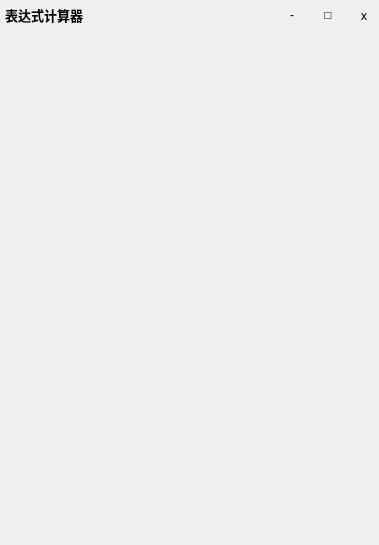
<?xml version="1.0" encoding="UTF-8"?>
<ui version="4.0">
 <class>MainWindow</class>
 <widget class="QMainWindow" name="MainWindow">
  <property name="geometry">
   <rect>
    <x>0</x>
    <y>0</y>
    <width>379</width>
    <height>545</height>
   </rect>
  </property>
  <property name="mouseTracking">
   <bool>true</bool>
  </property>
  <property name="focusPolicy">
   <enum>Qt::ClickFocus</enum>
  </property>
  <property name="windowTitle">
   <string>MainWindow</string>
  </property>
  <property name="styleSheet">
   <string notr="true"/>
  </property>
  <widget class="QWidget" name="centralwidget">
   <property name="mouseTracking">
    <bool>true</bool>
   </property>
   <property name="styleSheet">
    <string notr="true"/>
   </property>
   <layout class="QVBoxLayout" name="verticalLayout">
    <property name="leftMargin">
     <number>0</number>
    </property>
    <property name="topMargin">
     <number>0</number>
    </property>
    <property name="rightMargin">
     <number>0</number>
    </property>
    <property name="bottomMargin">
     <number>0</number>
    </property>
    <item>
     <widget class="QWidget" name="TitleBar" native="true">
      <property name="enabled">
       <bool>true</bool>
      </property>
      <property name="sizePolicy">
       <sizepolicy hsizetype="Preferred" vsizetype="Fixed">
        <horstretch>0</horstretch>
        <verstretch>0</verstretch>
       </sizepolicy>
      </property>
      <property name="minimumSize">
       <size>
        <width>335</width>
        <height>30</height>
       </size>
      </property>
      <property name="baseSize">
       <size>
        <width>0</width>
        <height>0</height>
       </size>
      </property>
      <property name="mouseTracking">
       <bool>true</bool>
      </property>
      <property name="styleSheet">
       <string notr="true">background-color: rgba(250, 250, 250,0);
border:0px solid white;</string>
      </property>
      <layout class="QVBoxLayout" name="verticalLayout_2">
       <property name="leftMargin">
        <number>0</number>
       </property>
       <property name="topMargin">
        <number>0</number>
       </property>
       <property name="rightMargin">
        <number>0</number>
       </property>
       <property name="bottomMargin">
        <number>0</number>
       </property>
       <item>
        <layout class="QHBoxLayout" name="TitleBarHLayout">
         <property name="leftMargin">
          <number>5</number>
         </property>
         <item>
          <widget class="QLabel" name="title">
           <property name="font">
            <font>
             <family>微软雅黑</family>
             <pointsize>10</pointsize>
             <weight>75</weight>
             <bold>true</bold>
             <kerning>true</kerning>
            </font>
           </property>
           <property name="text">
            <string>表达式计算器</string>
           </property>
           <property name="textFormat">
            <enum>Qt::AutoText</enum>
           </property>
          </widget>
         </item>
         <item>
          <spacer name="TitleSpacer">
           <property name="orientation">
            <enum>Qt::Horizontal</enum>
           </property>
           <property name="sizeHint" stdset="0">
            <size>
             <width>40</width>
             <height>20</height>
            </size>
           </property>
          </spacer>
         </item>
         <item>
          <widget class="QPushButton" name="minimum">
           <property name="minimumSize">
            <size>
             <width>30</width>
             <height>30</height>
            </size>
           </property>
           <property name="maximumSize">
            <size>
             <width>30</width>
             <height>16777215</height>
            </size>
           </property>
           <property name="focusPolicy">
            <enum>Qt::NoFocus</enum>
           </property>
           <property name="styleSheet">
            <string notr="true">QPushButton
{
	background-color: rgba(255, 255, 255,0);
}
QPushButton:hover
{
    background-color: rgba(180, 180,180,255);
}
QPushButton:pressed
{
  background-color: rgba(127, 127,127,255);
}</string>
           </property>
           <property name="text">
            <string>-</string>
           </property>
           <property name="flat">
            <bool>true</bool>
           </property>
          </widget>
         </item>
         <item>
          <widget class="QPushButton" name="maximum">
           <property name="sizePolicy">
            <sizepolicy hsizetype="Minimum" vsizetype="Fixed">
             <horstretch>0</horstretch>
             <verstretch>0</verstretch>
            </sizepolicy>
           </property>
           <property name="minimumSize">
            <size>
             <width>30</width>
             <height>30</height>
            </size>
           </property>
           <property name="maximumSize">
            <size>
             <width>30</width>
             <height>16777215</height>
            </size>
           </property>
           <property name="focusPolicy">
            <enum>Qt::NoFocus</enum>
           </property>
           <property name="styleSheet">
            <string notr="true">QPushButton
{
	background-color: rgba(255, 255, 255,0);
}
QPushButton:hover
{
    background-color: rgba(180, 180,180,255);
}
QPushButton:pressed
{
  background-color: rgba(127, 127,127,255);
}</string>
           </property>
           <property name="text">
            <string>□</string>
           </property>
           <property name="flat">
            <bool>true</bool>
           </property>
          </widget>
         </item>
         <item>
          <widget class="QPushButton" name="shutdown">
           <property name="sizePolicy">
            <sizepolicy hsizetype="Minimum" vsizetype="Maximum">
             <horstretch>0</horstretch>
             <verstretch>0</verstretch>
            </sizepolicy>
           </property>
           <property name="minimumSize">
            <size>
             <width>30</width>
             <height>30</height>
            </size>
           </property>
           <property name="maximumSize">
            <size>
             <width>30</width>
             <height>16777215</height>
            </size>
           </property>
           <property name="font">
            <font>
             <family>Arita Sans</family>
             <kerning>true</kerning>
            </font>
           </property>
           <property name="focusPolicy">
            <enum>Qt::NoFocus</enum>
           </property>
           <property name="autoFillBackground">
            <bool>false</bool>
           </property>
           <property name="styleSheet">
            <string notr="true">QPushButton
{
	background-color: rgba(255, 255, 255,0);
}
QPushButton:hover
{
    background-color: rgba(255, 0,0,255);
}
QPushButton:pressed
{
  background-color: rgba(255, 0,0,100);
}

</string>
           </property>
           <property name="text">
            <string>x</string>
           </property>
           <property name="iconSize">
            <size>
             <width>16</width>
             <height>16</height>
            </size>
           </property>
           <property name="default">
            <bool>false</bool>
           </property>
           <property name="flat">
            <bool>true</bool>
           </property>
          </widget>
         </item>
        </layout>
       </item>
      </layout>
     </widget>
    </item>
    <item>
     <widget class="QWidget" name="MainWidget" native="true">
      <property name="mouseTracking">
       <bool>true</bool>
      </property>
      <property name="styleSheet">
       <string notr="true">background-color: rgba(250, 250, 250,0);
border:0px solid white;</string>
      </property>
      <layout class="QVBoxLayout" name="verticalLayout_5">
       <property name="leftMargin">
        <number>5</number>
       </property>
       <property name="topMargin">
        <number>5</number>
       </property>
       <property name="rightMargin">
        <number>5</number>
       </property>
       <property name="bottomMargin">
        <number>5</number>
       </property>
       <item>
        <widget class="QWidget" name="FunctionBar" native="true">
         <property name="minimumSize">
          <size>
           <width>0</width>
           <height>30</height>
          </size>
         </property>
         <property name="maximumSize">
          <size>
           <width>16777215</width>
           <height>30</height>
          </size>
         </property>
         <property name="mouseTracking">
          <bool>true</bool>
         </property>
         <property name="styleSheet">
          <string notr="true">background-color: rgba(250, 250, 250,0);</string>
         </property>
         <layout class="QHBoxLayout" name="horizontalLayout_4">
          <property name="spacing">
           <number>0</number>
          </property>
          <property name="leftMargin">
           <number>0</number>
          </property>
          <property name="topMargin">
           <number>0</number>
          </property>
          <property name="rightMargin">
           <number>0</number>
          </property>
          <property name="bottomMargin">
           <number>0</number>
          </property>
          <item>
           <layout class="QHBoxLayout" name="FunctionBarLayout">
            <property name="leftMargin">
             <number>10</number>
            </property>
            <item>
             <widget class="QPushButton" name="modeSwitchButton">
              <property name="sizePolicy">
               <sizepolicy hsizetype="Fixed" vsizetype="Fixed">
                <horstretch>0</horstretch>
                <verstretch>0</verstretch>
               </sizepolicy>
              </property>
              <property name="minimumSize">
               <size>
                <width>30</width>
                <height>30</height>
               </size>
              </property>
              <property name="maximumSize">
               <size>
                <width>30</width>
                <height>30</height>
               </size>
              </property>
              <property name="sizeIncrement">
               <size>
                <width>0</width>
                <height>0</height>
               </size>
              </property>
              <property name="styleSheet">
               <string notr="true">/*QPushButton{
border-image: url(:/new/prefix/Options.png);
}

QPushButton:hover{border-image: url(:/new/prefix/Options.png);
}
QPushButton:pressed{border-image: url(:/new/prefix/Options.png);}*/</string>
              </property>
              <property name="text">
               <string/>
              </property>
              <property name="icon">
               <iconset>
                <normalon>:/new/prefix/Options.png</normalon>
               </iconset>
              </property>
             </widget>
            </item>
            <item>
             <widget class="QLabel" name="LabelForExpand">
              <property name="font">
               <font>
                <family>等线</family>
                <pointsize>19</pointsize>
                <weight>75</weight>
                <bold>true</bold>
                <stylestrategy>PreferAntialias</stylestrategy>
               </font>
              </property>
              <property name="text">
               <string/>
              </property>
             </widget>
            </item>
            <item>
             <spacer name="MenuSpacerLeft">
              <property name="orientation">
               <enum>Qt::Horizontal</enum>
              </property>
              <property name="sizeHint" stdset="0">
               <size>
                <width>40</width>
                <height>20</height>
               </size>
              </property>
             </spacer>
            </item>
            <item>
             <widget class="QPushButton" name="showHis">
              <property name="sizePolicy">
               <sizepolicy hsizetype="Fixed" vsizetype="Fixed">
                <horstretch>0</horstretch>
                <verstretch>0</verstretch>
               </sizepolicy>
              </property>
              <property name="minimumSize">
               <size>
                <width>30</width>
                <height>30</height>
               </size>
              </property>
              <property name="maximumSize">
               <size>
                <width>30</width>
                <height>30</height>
               </size>
              </property>
              <property name="font">
               <font>
                <stylestrategy>PreferAntialias</stylestrategy>
               </font>
              </property>
              <property name="styleSheet">
               <string notr="true"/>
              </property>
              <property name="text">
               <string/>
              </property>
              <property name="icon">
               <iconset>
                <normalon>:/new/prefix/History.png</normalon>
               </iconset>
              </property>
              <property name="iconSize">
               <size>
                <width>25</width>
                <height>25</height>
               </size>
              </property>
             </widget>
            </item>
            <item>
             <spacer name="MenuSpacerRight">
              <property name="orientation">
               <enum>Qt::Horizontal</enum>
              </property>
              <property name="sizeType">
               <enum>QSizePolicy::Fixed</enum>
              </property>
              <property name="sizeHint" stdset="0">
               <size>
                <width>5</width>
                <height>20</height>
               </size>
              </property>
             </spacer>
            </item>
            <item>
             <widget class="QPushButton" name="fixFront">
              <property name="sizePolicy">
               <sizepolicy hsizetype="Fixed" vsizetype="Fixed">
                <horstretch>0</horstretch>
                <verstretch>0</verstretch>
               </sizepolicy>
              </property>
              <property name="minimumSize">
               <size>
                <width>30</width>
                <height>30</height>
               </size>
              </property>
              <property name="maximumSize">
               <size>
                <width>30</width>
                <height>30</height>
               </size>
              </property>
              <property name="font">
               <font>
                <stylestrategy>PreferAntialias</stylestrategy>
               </font>
              </property>
              <property name="styleSheet">
               <string notr="true"/>
              </property>
              <property name="text">
               <string/>
              </property>
              <property name="icon">
               <iconset>
                <normalon>:/new/prefix/PinFront.png</normalon>
               </iconset>
              </property>
              <property name="iconSize">
               <size>
                <width>25</width>
                <height>25</height>
               </size>
              </property>
             </widget>
            </item>
           </layout>
          </item>
         </layout>
        </widget>
       </item>
       <item>
        <layout class="QHBoxLayout" name="MainHLayout">
         <property name="leftMargin">
          <number>0</number>
         </property>
         <property name="topMargin">
          <number>0</number>
         </property>
         <property name="rightMargin">
          <number>0</number>
         </property>
         <property name="bottomMargin">
          <number>0</number>
         </property>
         <item>
          <widget class="QStackedWidget" name="CalStackedWidget">
           <property name="sizePolicy">
            <sizepolicy hsizetype="Preferred" vsizetype="Preferred">
             <horstretch>2</horstretch>
             <verstretch>0</verstretch>
            </sizepolicy>
           </property>
           <property name="focusPolicy">
            <enum>Qt::TabFocus</enum>
           </property>
           <property name="currentIndex">
            <number>2</number>
           </property>
           <widget class="QWidget" name="NormalCal">
            <property name="minimumSize">
             <size>
              <width>100</width>
              <height>0</height>
             </size>
            </property>
            <property name="focusPolicy">
             <enum>Qt::ClickFocus</enum>
            </property>
            <layout class="QGridLayout" name="gridLayout_3">
             <property name="leftMargin">
              <number>0</number>
             </property>
             <property name="topMargin">
              <number>0</number>
             </property>
             <property name="rightMargin">
              <number>0</number>
             </property>
             <property name="bottomMargin">
              <number>0</number>
             </property>
            </layout>
           </widget>
           <widget class="QWidget" name="ScienceCal">
            <property name="focusPolicy">
             <enum>Qt::ClickFocus</enum>
            </property>
            <layout class="QGridLayout" name="gridLayout_4"/>
           </widget>
           <widget class="QWidget" name="ProgrammerCal">
            <property name="focusPolicy">
             <enum>Qt::ClickFocus</enum>
            </property>
            <layout class="QGridLayout" name="gridLayout_2"/>
           </widget>
           <widget class="QWidget" name="RandomCal">
            <property name="focusPolicy">
             <enum>Qt::ClickFocus</enum>
            </property>
            <layout class="QGridLayout" name="gridLayout"/>
           </widget>
          </widget>
         </item>
         <item>
          <widget class="QWidget" name="HistoryPage" native="true">
           <property name="sizePolicy">
            <sizepolicy hsizetype="Preferred" vsizetype="Preferred">
             <horstretch>1</horstretch>
             <verstretch>0</verstretch>
            </sizepolicy>
           </property>
           <property name="minimumSize">
            <size>
             <width>100</width>
             <height>0</height>
            </size>
           </property>
           <property name="sizeIncrement">
            <size>
             <width>0</width>
             <height>0</height>
            </size>
           </property>
           <property name="mouseTracking">
            <bool>true</bool>
           </property>
           <property name="styleSheet">
            <string notr="true">background-color: rgba(255, 255, 255,0);</string>
           </property>
           <layout class="QVBoxLayout" name="verticalLayout_7">
            <item>
             <widget class="QTextBrowser" name="HisBrowser">
              <property name="verticalScrollBarPolicy">
               <enum>Qt::ScrollBarAlwaysOff</enum>
              </property>
              <property name="horizontalScrollBarPolicy">
               <enum>Qt::ScrollBarAlwaysOff</enum>
              </property>
             </widget>
            </item>
           </layout>
          </widget>
         </item>
        </layout>
       </item>
      </layout>
     </widget>
    </item>
   </layout>
  </widget>
 </widget>
 <resources/>
 <connections/>
</ui>
